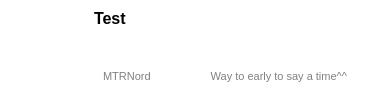
<?xml version="1.0" encoding="UTF-8"?>
<ui version="4.0">
 <class>room</class>
 <widget class="QWidget" name="room">
  <property name="geometry">
   <rect>
    <x>0</x>
    <y>0</y>
    <width>365</width>
    <height>106</height>
   </rect>
  </property>
  <property name="mouseTracking">
   <bool>true</bool>
  </property>
  <property name="tabletTracking">
   <bool>true</bool>
  </property>
  <property name="focusPolicy">
   <enum>Qt::ClickFocus</enum>
  </property>
  <property name="windowTitle">
   <string>Form</string>
  </property>
  <property name="styleSheet">
   <string notr="true">background-color:transparent;</string>
  </property>
  <layout class="QHBoxLayout" name="horizontalLayout_2">
   <property name="leftMargin">
    <number>0</number>
   </property>
   <property name="topMargin">
    <number>0</number>
   </property>
   <property name="rightMargin">
    <number>0</number>
   </property>
   <property name="bottomMargin">
    <number>0</number>
   </property>
   <item>
    <widget class="QWidget" name="widget_2" native="true">
     <property name="sizePolicy">
      <sizepolicy hsizetype="Preferred" vsizetype="Preferred">
       <horstretch>0</horstretch>
       <verstretch>0</verstretch>
      </sizepolicy>
     </property>
     <layout class="QGridLayout" name="gridLayout">
      <item row="0" column="0">
       <widget class="QWidget" name="widget_3" native="true">
        <property name="sizePolicy">
         <sizepolicy hsizetype="Preferred" vsizetype="Preferred">
          <horstretch>0</horstretch>
          <verstretch>0</verstretch>
         </sizepolicy>
        </property>
        <property name="minimumSize">
         <size>
          <width>61</width>
          <height>61</height>
         </size>
        </property>
        <widget class="QLabel" name="roomAvatar">
         <property name="geometry">
          <rect>
           <x>0</x>
           <y>0</y>
           <width>61</width>
           <height>61</height>
          </rect>
         </property>
         <property name="sizePolicy">
          <sizepolicy hsizetype="Fixed" vsizetype="Fixed">
           <horstretch>0</horstretch>
           <verstretch>0</verstretch>
          </sizepolicy>
         </property>
         <property name="text">
          <string/>
         </property>
         <property name="pixmap">
          <pixmap>../../../../../../../Downloads/avatar512.png</pixmap>
         </property>
         <property name="scaledContents">
          <bool>true</bool>
         </property>
         <property name="alignment">
          <set>Qt::AlignCenter</set>
         </property>
         <property name="wordWrap">
          <bool>false</bool>
         </property>
         <property name="textInteractionFlags">
          <set>Qt::NoTextInteraction</set>
         </property>
        </widget>
       </widget>
      </item>
     </layout>
    </widget>
   </item>
   <item>
    <widget class="QWidget" name="widget" native="true">
     <layout class="QVBoxLayout" name="verticalLayout">
      <item>
       <widget class="QLabel" name="roomName">
        <property name="sizePolicy">
         <sizepolicy hsizetype="Expanding" vsizetype="Preferred">
          <horstretch>0</horstretch>
          <verstretch>0</verstretch>
         </sizepolicy>
        </property>
        <property name="font">
         <font>
          <family>Arial</family>
          <pointsize>12</pointsize>
          <weight>75</weight>
          <italic>false</italic>
          <bold>true</bold>
          <stylestrategy>PreferAntialias</stylestrategy>
          <kerning>true</kerning>
         </font>
        </property>
        <property name="mouseTracking">
         <bool>true</bool>
        </property>
        <property name="styleSheet">
         <string notr="true">border: 0;</string>
        </property>
        <property name="text">
         <string>Test</string>
        </property>
        <property name="scaledContents">
         <bool>false</bool>
        </property>
        <property name="alignment">
         <set>Qt::AlignLeading|Qt::AlignLeft|Qt::AlignTop</set>
        </property>
        <property name="wordWrap">
         <bool>true</bool>
        </property>
        <property name="margin">
         <number>4</number>
        </property>
        <property name="openExternalLinks">
         <bool>true</bool>
        </property>
        <property name="textInteractionFlags">
         <set>Qt::LinksAccessibleByMouse</set>
        </property>
       </widget>
      </item>
      <item>
       <widget class="QWidget" name="subMessageWidget" native="true">
        <layout class="QHBoxLayout" name="horizontalLayout">
         <item>
          <widget class="QLabel" name="lastMessage">
           <property name="font">
            <font>
             <pointsize>8</pointsize>
            </font>
           </property>
           <property name="styleSheet">
            <string notr="true">color:grey;</string>
           </property>
           <property name="text">
            <string>MTRNord</string>
           </property>
           <property name="openExternalLinks">
            <bool>true</bool>
           </property>
           <property name="textInteractionFlags">
            <set>Qt::LinksAccessibleByMouse</set>
           </property>
          </widget>
         </item>
         <item>
          <widget class="QLabel" name="timestamp">
           <property name="font">
            <font>
             <pointsize>8</pointsize>
            </font>
           </property>
           <property name="styleSheet">
            <string notr="true">color:grey;</string>
           </property>
           <property name="text">
            <string>Way to early to say a time^^</string>
           </property>
           <property name="alignment">
            <set>Qt::AlignRight|Qt::AlignTrailing|Qt::AlignVCenter</set>
           </property>
           <property name="openExternalLinks">
            <bool>true</bool>
           </property>
           <property name="textInteractionFlags">
            <set>Qt::LinksAccessibleByMouse</set>
           </property>
          </widget>
         </item>
        </layout>
       </widget>
      </item>
     </layout>
    </widget>
   </item>
  </layout>
 </widget>
 <resources/>
 <connections/>
</ui>
